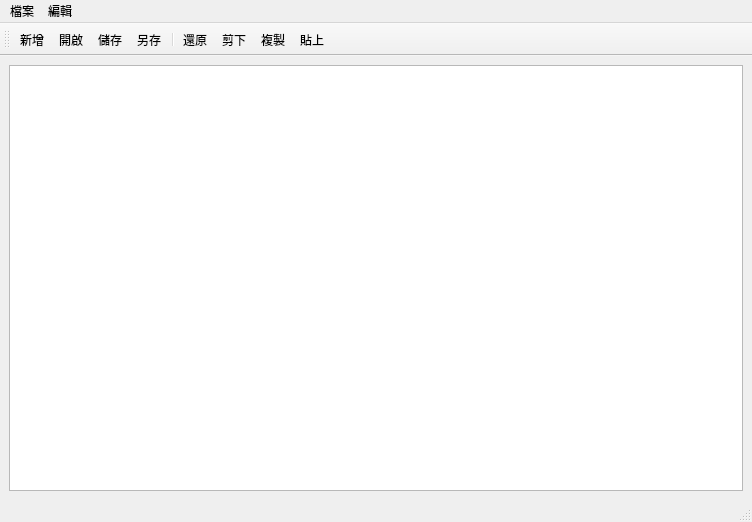
<?xml version="1.0" encoding="UTF-8"?>
<ui version="4.0">
 <class>MainWindow</class>
 <widget class="QMainWindow" name="MainWindow">
  <property name="geometry">
   <rect>
    <x>0</x>
    <y>0</y>
    <width>752</width>
    <height>522</height>
   </rect>
  </property>
  <property name="windowTitle">
   <string>MainWindow</string>
  </property>
  <widget class="QWidget" name="centralwidget">
   <layout class="QHBoxLayout" name="horizontalLayout">
    <item>
     <widget class="QTextEdit" name="textEdit"/>
    </item>
   </layout>
  </widget>
  <widget class="QMenuBar" name="menubar">
   <property name="geometry">
    <rect>
     <x>0</x>
     <y>0</y>
     <width>752</width>
     <height>33</height>
    </rect>
   </property>
   <widget class="QMenu" name="menu">
    <property name="title">
     <string>檔案</string>
    </property>
    <addaction name="actionNew"/>
    <addaction name="actionOpen"/>
    <addaction name="actionClose"/>
    <addaction name="actionSave"/>
    <addaction name="actionASave"/>
    <addaction name="actionQuit"/>
   </widget>
   <widget class="QMenu" name="menu_2">
    <property name="title">
     <string>編輯</string>
    </property>
    <addaction name="action"/>
    <addaction name="action_2"/>
    <addaction name="action_3"/>
    <addaction name="action_4"/>
    <addaction name="action_5"/>
   </widget>
   <addaction name="menu"/>
   <addaction name="menu_2"/>
  </widget>
  <widget class="QStatusBar" name="statusbar"/>
  <widget class="QToolBar" name="toolBar">
   <property name="windowTitle">
    <string>toolBar</string>
   </property>
   <attribute name="toolBarArea">
    <enum>TopToolBarArea</enum>
   </attribute>
   <attribute name="toolBarBreak">
    <bool>false</bool>
   </attribute>
   <addaction name="actionNew"/>
   <addaction name="actionOpen"/>
   <addaction name="actionSave"/>
   <addaction name="actionASave"/>
   <addaction name="separator"/>
   <addaction name="action"/>
   <addaction name="action_2"/>
   <addaction name="action_4"/>
   <addaction name="action_5"/>
  </widget>
  <action name="actionNew">
   <property name="icon">
    <iconset resource="images/designwindow.qrc">
     <normaloff>:/image/new.png</normaloff>:/image/new.png</iconset>
   </property>
   <property name="text">
    <string>新增</string>
   </property>
   <property name="shortcut">
    <string>Ctrl+N</string>
   </property>
  </action>
  <action name="actionOpen">
   <property name="icon">
    <iconset resource="images/designwindow.qrc">
     <normaloff>:/image/open.png</normaloff>:/image/open.png</iconset>
   </property>
   <property name="text">
    <string>開啟</string>
   </property>
   <property name="shortcut">
    <string>Ctrl+O</string>
   </property>
  </action>
  <action name="actionClose">
   <property name="text">
    <string>關閉</string>
   </property>
   <property name="shortcut">
    <string>Ctrl+C</string>
   </property>
  </action>
  <action name="actionSave">
   <property name="icon">
    <iconset resource="images/designwindow.qrc">
     <normaloff>:/image/save.png</normaloff>:/image/save.png</iconset>
   </property>
   <property name="text">
    <string>儲存</string>
   </property>
   <property name="shortcut">
    <string>Ctrl+S</string>
   </property>
  </action>
  <action name="actionASave">
   <property name="icon">
    <iconset resource="images/designwindow.qrc">
     <normaloff>:/image/asave.png</normaloff>:/image/asave.png</iconset>
   </property>
   <property name="text">
    <string>另存</string>
   </property>
   <property name="shortcut">
    <string>Ctrl+A</string>
   </property>
  </action>
  <action name="actionQuit">
   <property name="text">
    <string>退出</string>
   </property>
   <property name="shortcut">
    <string>Ctrl+B</string>
   </property>
  </action>
  <action name="action">
   <property name="icon">
    <iconset resource="images/designwindow.qrc">
     <normaloff>:/image/undo.png</normaloff>:/image/undo.png</iconset>
   </property>
   <property name="text">
    <string>還原</string>
   </property>
  </action>
  <action name="action_2">
   <property name="icon">
    <iconset resource="images/designwindow.qrc">
     <normaloff>:/image/cut.png</normaloff>:/image/cut.png</iconset>
   </property>
   <property name="text">
    <string>剪下</string>
   </property>
  </action>
  <action name="action_3">
   <property name="text">
    <string>全選</string>
   </property>
  </action>
  <action name="action_4">
   <property name="icon">
    <iconset resource="images/designwindow.qrc">
     <normaloff>:/image/copy.png</normaloff>:/image/copy.png</iconset>
   </property>
   <property name="text">
    <string>複製</string>
   </property>
  </action>
  <action name="action_5">
   <property name="icon">
    <iconset resource="images/designwindow.qrc">
     <normaloff>:/image/paste.png</normaloff>:/image/paste.png</iconset>
   </property>
   <property name="text">
    <string>貼上</string>
   </property>
  </action>
 </widget>
 <resources>
  <include location="images/designwindow.qrc"/>
 </resources>
 <connections/>
</ui>
